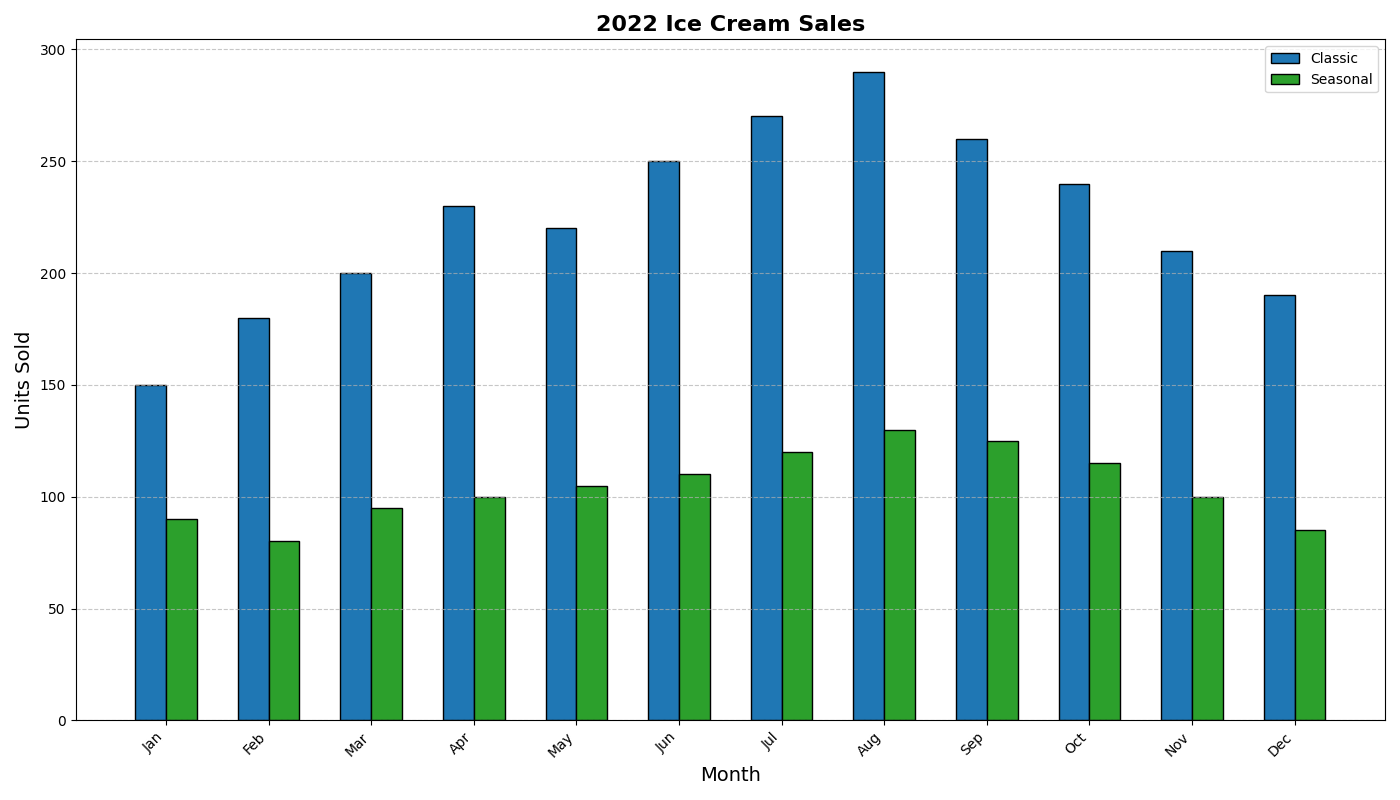

Recreate this plot in Python.
import matplotlib.pyplot as plt
import numpy as np

# Data for months
months = ["Jan", "Feb", "Mar", "Apr", "May", "Jun",
          "Jul", "Aug", "Sep", "Oct", "Nov", "Dec"]

# Monthly sales in units for each type of ice cream
classic_sales = np.array([150, 180, 200, 230, 220, 250, 270, 290, 260, 240, 210, 190])
seasonal_sales = np.array([90, 80, 95, 100, 105, 110, 120, 130, 125, 115, 100, 85])

x = np.arange(len(months))
width = 0.3  # Adjusted width for the remaining grouped bars

fig, ax1 = plt.subplots(figsize=(14, 8))

# Grouped bar plots with exotic sales removed
ax1.bar(x - width / 2, classic_sales, width, label='Classic', color='#1f77b4', edgecolor='black')
ax1.bar(x + width / 2, seasonal_sales, width, label='Seasonal', color='#2ca02c', edgecolor='black')

ax1.set_xlabel('Month', fontsize=14)
ax1.set_ylabel('Units Sold', fontsize=14)
ax1.set_title('2022 Ice Cream Sales', fontsize=16, fontweight='bold')
ax1.set_xticks(x)
ax1.set_xticklabels(months, rotation=45, ha='right')
ax1.legend()

ax1.yaxis.grid(True, linestyle='--', alpha=0.7)

plt.tight_layout()
plt.show()
